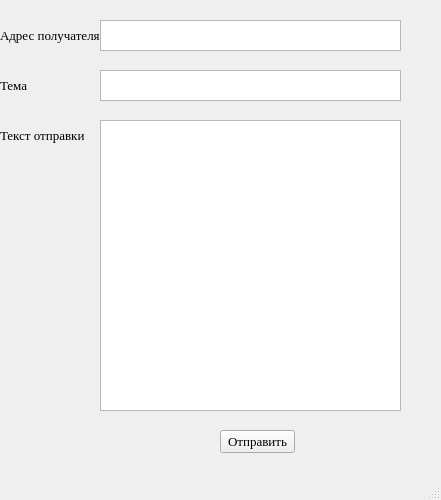
<?xml version="1.0" encoding="UTF-8"?>
<ui version="4.0">
 <class>MainWindow</class>
 <widget class="QMainWindow" name="MainWindow">
  <property name="geometry">
   <rect>
    <x>0</x>
    <y>0</y>
    <width>441</width>
    <height>500</height>
   </rect>
  </property>
  <property name="maximumSize">
   <size>
    <width>441</width>
    <height>500</height>
   </size>
  </property>
  <property name="font">
   <font>
    <family>Times New Roman</family>
    <pointsize>10</pointsize>
   </font>
  </property>
  <property name="windowTitle">
   <string>MainWindow</string>
  </property>
  <widget class="QWidget" name="centralwidget">
   <widget class="QTextEdit" name="msg_addr">
    <property name="geometry">
     <rect>
      <x>100</x>
      <y>20</y>
      <width>301</width>
      <height>31</height>
     </rect>
    </property>
   </widget>
   <widget class="QTextEdit" name="msg_header">
    <property name="geometry">
     <rect>
      <x>100</x>
      <y>70</y>
      <width>301</width>
      <height>31</height>
     </rect>
    </property>
   </widget>
   <widget class="QPlainTextEdit" name="msg_text">
    <property name="geometry">
     <rect>
      <x>100</x>
      <y>120</y>
      <width>301</width>
      <height>291</height>
     </rect>
    </property>
   </widget>
   <widget class="QLabel" name="label_addr">
    <property name="geometry">
     <rect>
      <x>0</x>
      <y>20</y>
      <width>101</width>
      <height>31</height>
     </rect>
    </property>
    <property name="text">
     <string>Адрес получателя</string>
    </property>
   </widget>
   <widget class="QLabel" name="label_header">
    <property name="geometry">
     <rect>
      <x>0</x>
      <y>70</y>
      <width>101</width>
      <height>31</height>
     </rect>
    </property>
    <property name="text">
     <string>Тема</string>
    </property>
   </widget>
   <widget class="QLabel" name="label_text">
    <property name="geometry">
     <rect>
      <x>0</x>
      <y>120</y>
      <width>101</width>
      <height>31</height>
     </rect>
    </property>
    <property name="text">
     <string>Текст отправки</string>
    </property>
   </widget>
   <widget class="QPushButton" name="pushButton">
    <property name="geometry">
     <rect>
      <x>220</x>
      <y>430</y>
      <width>75</width>
      <height>23</height>
     </rect>
    </property>
    <property name="text">
     <string>Отправить</string>
    </property>
   </widget>
  </widget>
  <widget class="QMenuBar" name="menubar">
   <property name="geometry">
    <rect>
     <x>0</x>
     <y>0</y>
     <width>441</width>
     <height>21</height>
    </rect>
   </property>
  </widget>
  <widget class="QStatusBar" name="statusbar"/>
 </widget>
 <resources/>
 <connections/>
</ui>
